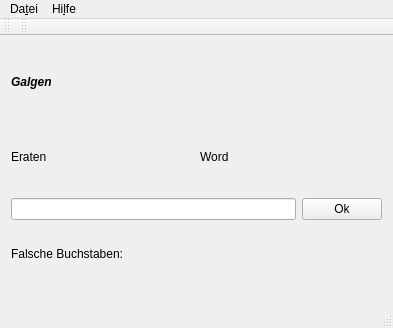
<?xml version="1.0" encoding="UTF-8"?>
<ui version="4.0">
 <class>MainWindow</class>
 <widget class="QMainWindow" name="MainWindow">
  <property name="geometry">
   <rect>
    <x>0</x>
    <y>0</y>
    <width>393</width>
    <height>328</height>
   </rect>
  </property>
  <property name="windowTitle">
   <string>MainWindow</string>
  </property>
  <widget class="QWidget" name="centralWidget">
   <layout class="QVBoxLayout" name="verticalLayout_2">
    <item>
     <layout class="QVBoxLayout" name="verticalLayout">
      <item>
       <widget class="QLabel" name="Gallow">
        <property name="font">
         <font>
          <family>Arial</family>
          <weight>75</weight>
          <italic>true</italic>
          <bold>true</bold>
         </font>
        </property>
        <property name="text">
         <string>Galgen</string>
        </property>
       </widget>
      </item>
      <item>
       <layout class="QHBoxLayout" name="horizontalLayout_3">
        <item>
         <widget class="QLabel" name="Guessed">
          <property name="text">
           <string>Eraten</string>
          </property>
         </widget>
        </item>
        <item>
         <widget class="QLabel" name="test">
          <property name="text">
           <string>Word</string>
          </property>
         </widget>
        </item>
       </layout>
      </item>
      <item>
       <layout class="QHBoxLayout" name="horizontalLayout">
        <item>
         <widget class="QLineEdit" name="Input"/>
        </item>
        <item>
         <widget class="QPushButton" name="Submit">
          <property name="text">
           <string>Ok</string>
          </property>
         </widget>
        </item>
       </layout>
      </item>
      <item>
       <widget class="QLabel" name="Wrong">
        <property name="text">
         <string>Falsche Buchstaben:
</string>
        </property>
       </widget>
      </item>
     </layout>
    </item>
   </layout>
  </widget>
  <widget class="QMenuBar" name="menuBar">
   <property name="geometry">
    <rect>
     <x>0</x>
     <y>0</y>
     <width>393</width>
     <height>23</height>
    </rect>
   </property>
   <widget class="QMenu" name="menuDatei">
    <property name="title">
     <string>Da&amp;tei</string>
    </property>
    <addaction name="actionNeues_Spiel"/>
    <addaction name="actionStatistiken"/>
    <addaction name="actionBeenden"/>
   </widget>
   <widget class="QMenu" name="menuHilfe">
    <property name="title">
     <string>Hi&amp;lfe</string>
    </property>
    <addaction name="actionInfo"/>
    <addaction name="actionCredits"/>
   </widget>
   <addaction name="menuDatei"/>
   <addaction name="menuHilfe"/>
  </widget>
  <widget class="QToolBar" name="mainToolBar">
   <attribute name="toolBarArea">
    <enum>TopToolBarArea</enum>
   </attribute>
   <attribute name="toolBarBreak">
    <bool>false</bool>
   </attribute>
  </widget>
  <widget class="QStatusBar" name="statusBar"/>
  <widget class="QToolBar" name="toolBar">
   <property name="windowTitle">
    <string>toolBar</string>
   </property>
   <attribute name="toolBarArea">
    <enum>TopToolBarArea</enum>
   </attribute>
   <attribute name="toolBarBreak">
    <bool>false</bool>
   </attribute>
  </widget>
  <action name="actionStatistiken">
   <property name="text">
    <string>Statistiken</string>
   </property>
   <property name="shortcut">
    <string>Ctrl+S</string>
   </property>
  </action>
  <action name="actionInfo">
   <property name="text">
    <string>Info</string>
   </property>
   <property name="shortcut">
    <string>Ctrl+H</string>
   </property>
  </action>
  <action name="actionCredits">
   <property name="text">
    <string>Credits</string>
   </property>
  </action>
  <action name="actionNeues_Spiel">
   <property name="text">
    <string>Neues Spiel</string>
   </property>
   <property name="shortcut">
    <string>Ctrl+N</string>
   </property>
  </action>
  <action name="actionBeenden">
   <property name="text">
    <string>Beenden</string>
   </property>
   <property name="shortcut">
    <string>Ctrl+Q</string>
   </property>
  </action>
 </widget>
 <layoutdefault spacing="6" margin="11"/>
 <resources/>
 <connections/>
</ui>
